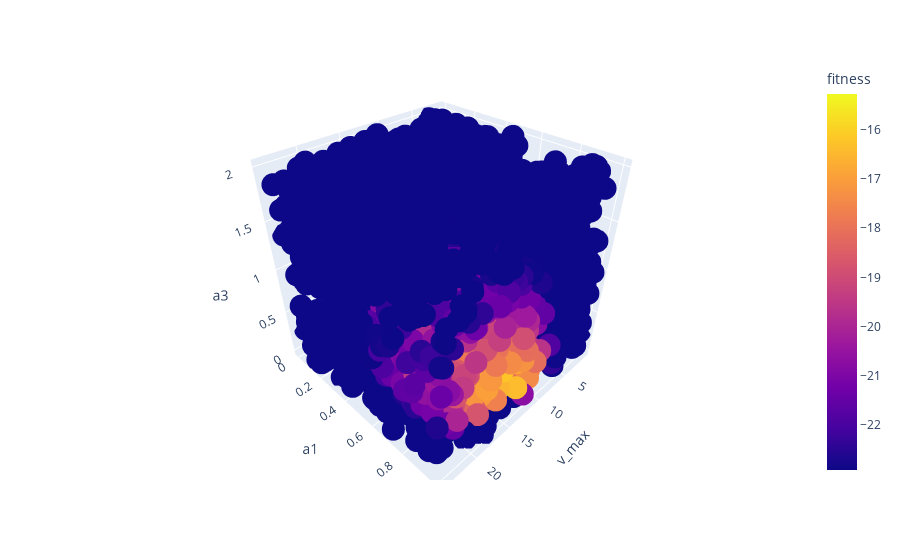

This figure's notebook cell:
### Code cell
# How complicated is the fitness function?
init_range = [(1, v_abs_max), (0, a1_abs_max), (0, a3_abs_max)]
population = Population(gene_nbr=3, init_range=init_range, init_entity_nbr=3000)
population.eval_fitness(fitness_fn_2)

plot_df = pd.DataFrame([entity.chromosome for entity in population.entity_list], columns=['v_max', 'a1', 'a3'])
plot_df['fitness'] = [entity.fitness for entity in population.entity_list]
plot_df['fitness'] = plot_df['fitness'].clip(0, plot_df['fitness'].max() * 1.5)

fig = px.scatter_3d(plot_df, x='v_max', y='a1', z='a3', color='fitness')
fig.show()

### Figure 1 — Plotly figure (JSON) as saved in the notebook; plotly's stock layout.template omitted (floating-point values rounded to 4 significant figures; data arrays with more than 128 entries replaced by an {"elided": "..."} marker saying what was removed)
{"data": [{"hovertemplate": "v_max=%{x}<br>a1=%{y}<br>a3=%{z}<br>fitness=%{marker.color}<extra></extra>", "legendgroup": "", "marker": {"color": {"elided": "3000 float values"}, "coloraxis": "coloraxis", "symbol": "circle"}, "mode": "markers", "name": "", "scene": "scene", "showlegend": false, "type": "scatter3d", "x": {"elided": "3000 float values"}, "y": {"elided": "3000 float values"}, "z": {"elided": "3000 float values"}}], "layout": {"coloraxis": {"colorbar": {"title": {"text": "fitness"}}, "colorscale": [[0, "#0d0887"], [0.1111, "#46039f"], [0.2222, "#7201a8"], [0.3333, "#9c179e"], [0.4444, "#bd3786"], [0.5556, "#d8576b"], [0.6667, "#ed7953"], [0.7778, "#fb9f3a"], [0.8889, "#fdca26"], [1, "#f0f921"]]}, "legend": {"tracegroupgap": 0}, "margin": {"t": 60}, "scene": {"domain": {"x": [0, 1], "y": [0, 1]}, "xaxis": {"title": {"text": "v_max"}}, "yaxis": {"title": {"text": "a1"}}, "zaxis": {"title": {"text": "a3"}}}}}
